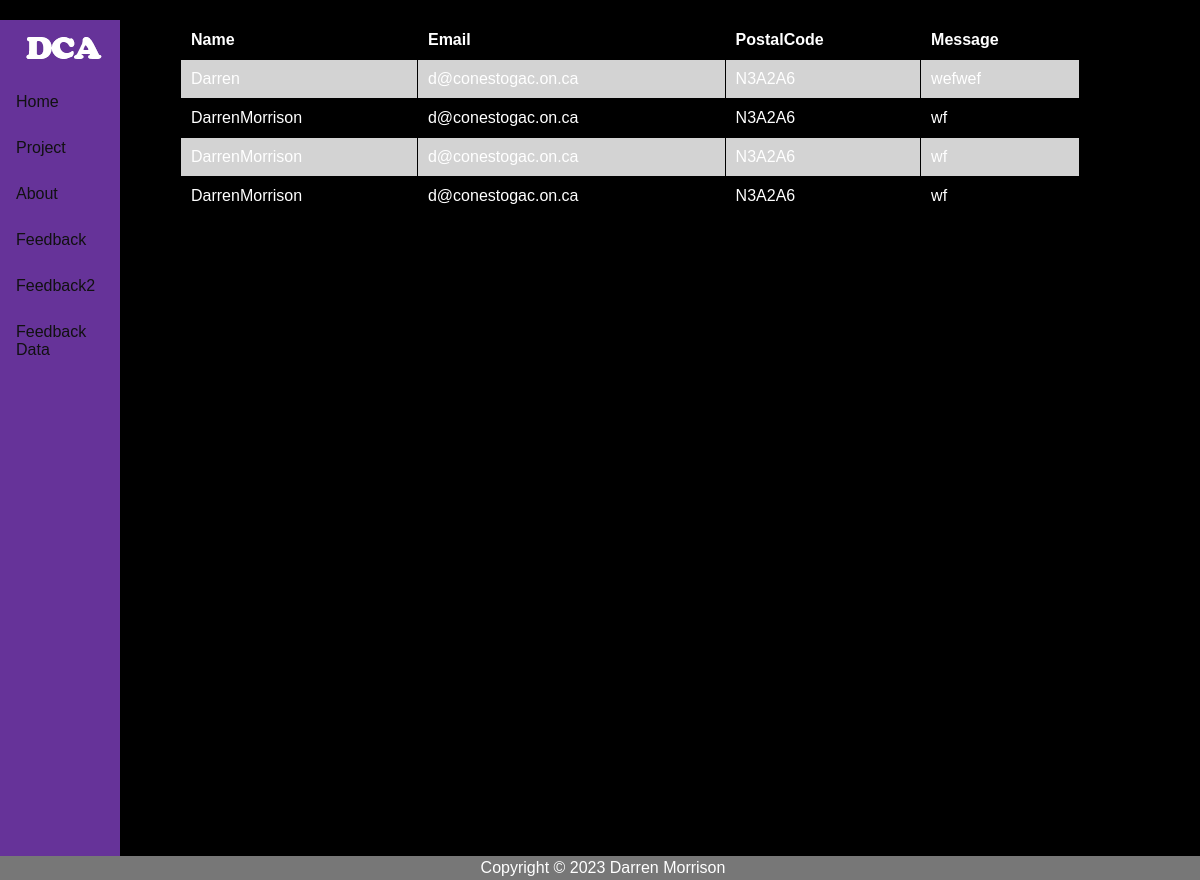
/Assignment4/src/display-feedback.php, run on the app's committed database.
### tables this page shows
CREATE TABLE feedback (
                          id INTEGER PRIMARY KEY AUTOINCREMENT,
                          name TEXT NOT NULL,
                          email TEXT NOT NULL,
                          postal_code TEXT NOT NULL,
                          message TEXT
);

### Assignment4/src/display-feedback.php (the view, shortened to what this page needs)
<!doctype html>
<html lang="en">
<head>
    <link rel="stylesheet" type="text/css" href="../assets/css/styles2.css">
</head>
<body>
<nav>
    <div class="logo-container">
        <a href="../index.html#Home"><img src="../assets/images/logo.png" alt="Company Logo"></a>
    </div>
    <ul>
        <li><a href="../index.html#Home" id="Home">Home</a></li>
        <li><a href="./project.html#Project" id="Project">Project</a></li>
        <li><a href="./about.html#About" id="About">About</a></li>
        <li><a href="./feedback.html#Feedback" id="Feedback">Feedback</a></li>
        <li><a href="./feedback2.html#Feedback2" id="Feedback2">Feedback2</a></li>
        <li><a href="./display-feedback.php#FeedbackData" id="FeedbackData">Feedback Data</a></li>
    </ul>
</nav>
<section style="width: 75%; margin-left: 15%">
    <?php
    $oFeedbackDb = new PDO('sqlite:' . '../feedback.sqlite');
    $oFeedbackDb->setAttribute(PDO::ATTR_ERRMODE, PDO::ERRMODE_EXCEPTION);
    $oQuery = $oFeedbackDb->prepare("SELECT * FROM feedback");
    $oQuery->execute();
    $aRows = $oQuery->fetchAll(PDO::FETCH_ASSOC);
    echo "<table>";
    echo "<tr><th>Name</th><th>Email</th><th>PostalCode</th><th>Message</th></tr>";
    foreach ($aRows as $row) {
        echo "<tr>";
        echo "<td>" . $row['name'] . "</td>";
        echo "<td>" . $row['email'] . "</td>";
        echo "<td>" . $row['postal_code'] . "</td>";
        echo "<td>" . $row['message'] . "</td>";
        echo "</tr>";
    }
    echo "</table>";
    ?>
</section>
<footer>
    <span>Copyright &copy; 2023 Darren Morrison</span>
</footer>
</body>
</html>

### Assignment4/assets/css/styles2.css (style rules this page uses)
nav { position: absolute; width: 10%; height: 100%; flex-direction: column; align-items: flex-start; justify-content: space-between; background-color: rebeccapurple; }
.logo-container { padding-left: 10px; padding-top: 2px; }
nav ul { display: flex; align-items: flex-start; flex-direction: column; justify-content: space-between; list-style-type: none; margin: 0; padding: 0; overflow: hidden; }
nav li { display: flex; width: 100%; align-items: center; }
nav a { display: block; padding: 14px 16px; text-decoration: none; color: #111; outline: none; }
footer { position: fixed; bottom: 0; width: 100%; background-color: #777; padding: 3px; text-align: center; margin-top: auto; }
body { font-family: Arial, sans-serif; margin: 0; padding: 0; background-color: black; color: white; outline: none; }
* { outline: none; }
table { border-collapse: collapse; width: 100%; margin-top: 20px; }
th, td { border: 1px solid black; padding: 10px; text-align: left; }
tr:nth-child(even) { background-color: lightgray; }

### data on the page
feedback: name "Darren", email "d@conestogac.on.ca", postal_code "N3A2A6", message "wefwef"
feedback: name "DarrenMorrison", email "d@conestogac.on.ca", postal_code "N3A2A6", message "wf"
feedback: name "DarrenMorrison", email "d@conestogac.on.ca", postal_code "N3A2A6", message "wf"
feedback: name "DarrenMorrison", email "d@conestogac.on.ca", postal_code "N3A2A6", message "wf"
